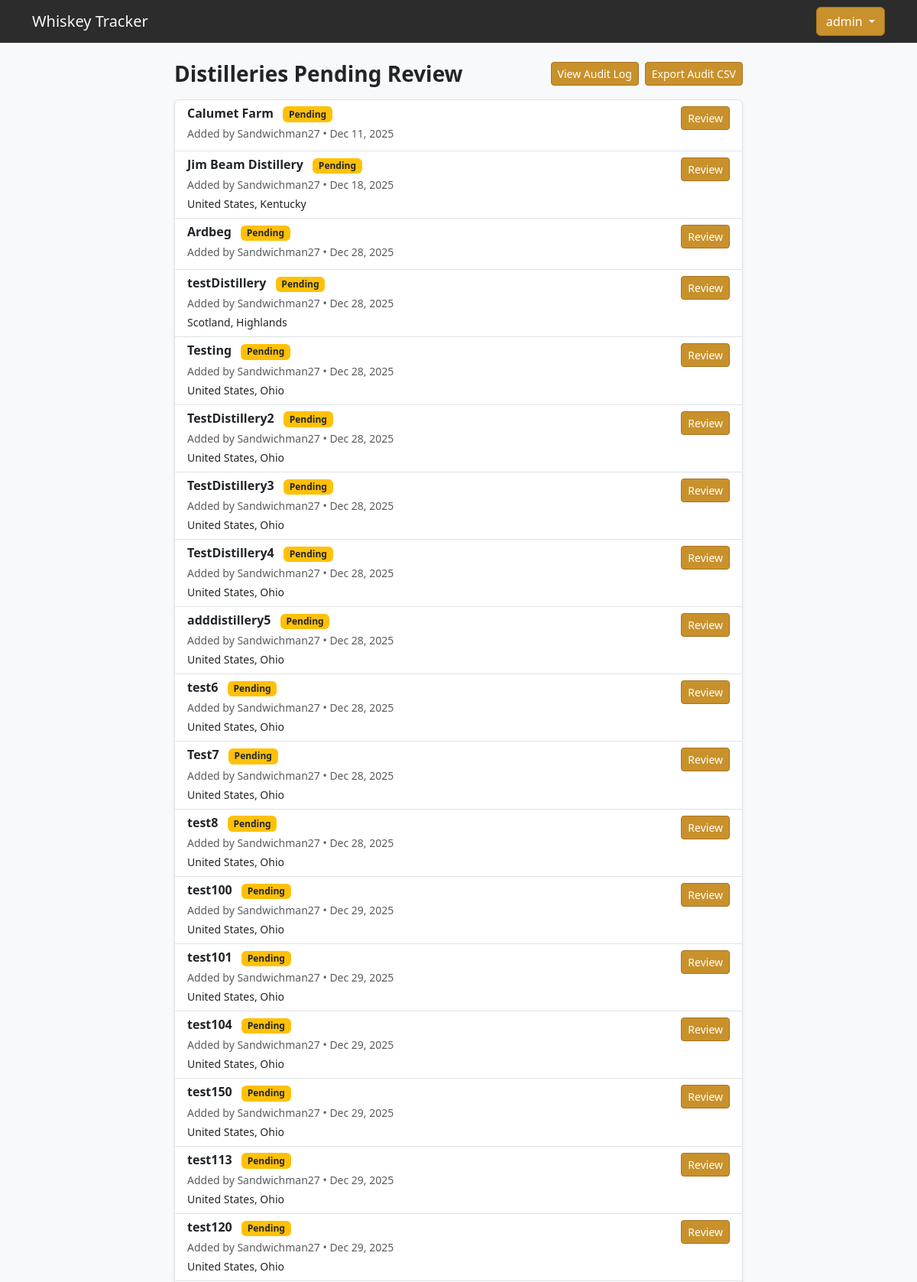
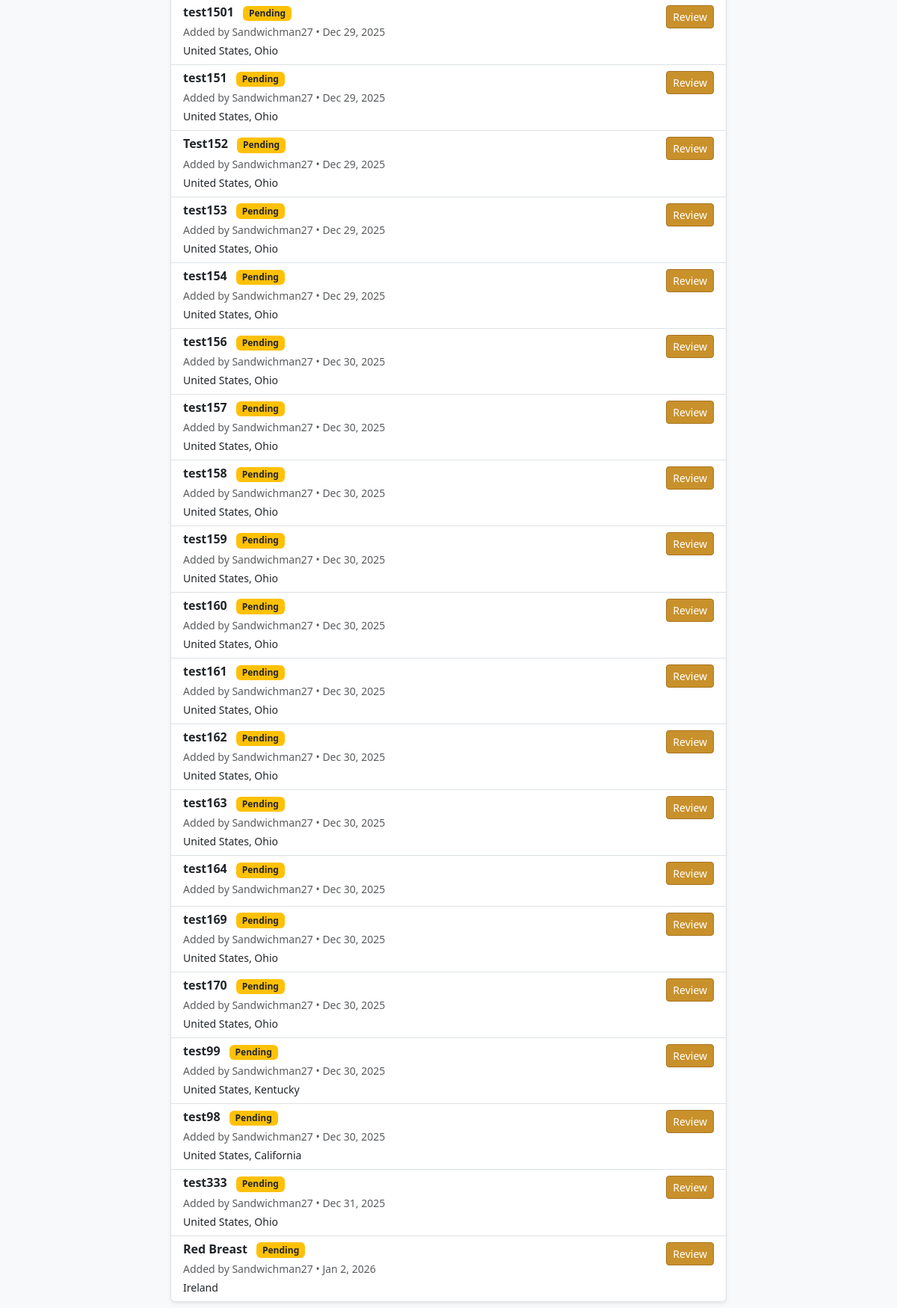
The page /distilleries/review/ (signed in) on the database its author committed (2 pictures, top to bottom).
### accounts/models.py (models this page shows, shortened)
class Distillery(models.Model):
    name = models.CharField(max_length=255, unique=True)
    country = models.CharField(max_length=100, blank=True, null=True)
    region = models.CharField(max_length=150, blank=True, null=True)
    climate = models.CharField(max_length=50, blank=True, null=True)
    is_verified = models.BooleanField(default=False)
    duplicate_of = models.ForeignKey(
        "self",
        null=True,
        blank=True,
        on_delete=models.SET_NULL,
        related_name="duplicates",
        help_text="If this distillery is a duplicate, point to the canonical distillery."
    )
    added_by = models.ForeignKey(
        User,
        null=True,
        blank=True,
        on_delete=models.SET_NULL
    )
    created_at = models.DateTimeField(auto_now_add=True)
    @property
    def is_pending(self):
        return not self.is_verified and self.duplicate_of is None
    def canonical(self):
        """
        Always return the canonical distillery.
        Safe to call everywhere (views, templates, admin).
        """
        return self.duplicate_of or self
    class Meta:
        permissions = [
            ("can_review_distillery", "Can review and approve distilleries"),
        ]

### accounts/views.py (the view)
# urls.py: path("distilleries/review/",views.distillery_review_list,name="distillery_review_list"),
@login_required
@permission_required("accounts.can_review_distillery")
def distillery_review_list(request):
    distilleries = Distillery.objects.filter(
        is_verified=False,
        duplicate_of__isnull=True
    ).order_by("created_at")
    return render(request, "accounts/review_list.html", {
        "distilleries": distilleries
    })

### accounts/templates/accounts/review_list.html (shortened to what this page needs)
{% extends "base.html" %}
{% block content %}
<div class="col-lg-8 offset-lg-2 mt-4">
    <div class="d-flex justify-content-between align-items-center mb-3">
        <h3 class="fw-bold mb-0">Distilleries Pending Review</h3>
        <div class="d-flex gap-2">
            <button class="btn btn-sm btn-whiskey"
                    data-bs-toggle="modal"
                    data-bs-target="#auditLogModal">
                View Audit Log
            </button>
            <a href="{% url 'export_distillery_audit_csv' %}"
               class="btn btn-sm btn-whiskey">
                Export Audit CSV
            </a>
        </div>
    </div>
    {% if distilleries %}
        <div class="list-group shadow-sm">
            {% for d in distilleries %}
            <div class="list-group-item">
                <div class="d-flex justify-content-between align-items-start">
                    <div>
                        <h6 class="fw-bold mb-1">
                            {{ d.name }}
                            {% if d.is_pending %}
                                <span class="badge bg-warning text-dark ms-2">
                                    Pending
                                </span>
                            {% endif %}
                        </h6>
                        <p class="text-muted small mb-1">
                            Added by {{ d.added_by|default:"Unknown" }}
                            • {{ d.created_at|date:"M j, Y" }}
                        </p>
                        {% if d.country or d.region %}
                        <p class="small mb-0">
                            {{ d.country }}{% if d.region %}, {{ d.region }}{% endif %}
                        </p>
                        {% endif %}
                    </div>
                    <a href="{% url 'distillery_review_detail' d.id %}"
                       class="btn btn-sm btn-whiskey">
                        Review
                    </a>
                </div>
            </div>
            {% endfor %}
        </div>
    {% else %}
        <p class="text-muted">No distilleries are waiting for review.</p>
    {% endif %}
</div>
{% endblock %}

### accounts/templates/base.html (shortened to what this page needs)
<!DOCTYPE html>
<html lang="en">
<head>
    <link
        href="https://cdn.jsdelivr.net/npm/bootstrap@5.3.2/dist/css/bootstrap.min.css"
        rel="stylesheet"
    >
    <link rel="stylesheet" href="https://cdn.jsdelivr.net/npm/bootstrap-icons@1.11.1/font/bootstrap-icons.css">
</head>
<body class="bg-light">
<nav class="navbar navbar-expand-lg" style="background-color: #2C2C2C;">
    <div class="container">
        <a class="navbar-brand text-light" href="/">Whiskey Tracker</a>
        <div>
        {% if user.is_authenticated %}
            <div class="dropdown">
                <button class="btn btn-whiskey dropdown-toggle" type="button" id="userMenu" data-bs-toggle="dropdown" aria-expanded="false">
                    {{ user.username }}
                </button>
            </div>
        {% else %}
            <a class="btn btn-whiskey me-2" href="/login/">Login</a>
            <a class="btn btn-whiskey" href="/register/">Register</a>
        {% endif %}
        </div>
    </div>
</nav>
<div class="container">
    {% block content %}{% endblock %}
</div>
</body>
</html>

### accounts/templates/base.html (style rules this page uses)
.btn-whiskey { background-color: #c9912b; border-color: #a8731f; color: white; }

### rows shown on the page
Distillery: name "Calumet Farm", is_verified "Pending", added_by "Sandwichman27", created_at "Dec 11, 2025"
Distillery: name "Jim Beam Distillery", is_verified "Pending", added_by "Sandwichman27", created_at "Dec 18, 2025", country "United States", region "Kentucky"
Distillery: name "Ardbeg", is_verified "Pending", added_by "Sandwichman27", created_at "Dec 28, 2025"
Distillery: name "testDistillery", is_verified "Pending", added_by "Sandwichman27", created_at "Dec 28, 2025", country "Scotland", region "Highlands"
Distillery: name "Testing", is_verified "Pending", added_by "Sandwichman27", created_at "Dec 28, 2025", country "United States", region "Ohio"
Distillery: name "TestDistillery2", is_verified "Pending", added_by "Sandwichman27", created_at "Dec 28, 2025", country "United States", region "Ohio"
Distillery: name "TestDistillery3", is_verified "Pending", added_by "Sandwichman27", created_at "Dec 28, 2025", country "United States", region "Ohio"
Distillery: name "TestDistillery4", is_verified "Pending", added_by "Sandwichman27", created_at "Dec 28, 2025", country "United States", region "Ohio"
Distillery: name "adddistillery5", is_verified "Pending", added_by "Sandwichman27", created_at "Dec 28, 2025", country "United States", region "Ohio"
Distillery: name "test6", is_verified "Pending", added_by "Sandwichman27", created_at "Dec 28, 2025", country "United States", region "Ohio"
Distillery: name "Test7", is_verified "Pending", added_by "Sandwichman27", created_at "Dec 28, 2025", country "United States", region "Ohio"
Distillery: name "test8", is_verified "Pending", added_by "Sandwichman27", created_at "Dec 28, 2025", country "United States", region "Ohio"
Distillery: name "test100", is_verified "Pending", added_by "Sandwichman27", created_at "Dec 29, 2025", country "United States", region "Ohio"
Distillery: name "test101", is_verified "Pending", added_by "Sandwichman27", created_at "Dec 29, 2025", country "United States", region "Ohio"
Distillery: name "test104", is_verified "Pending", added_by "Sandwichman27", created_at "Dec 29, 2025", country "United States", region "Ohio"
Distillery: name "test150", is_verified "Pending", added_by "Sandwichman27", created_at "Dec 29, 2025", country "United States", region "Ohio"
Distillery: name "test113", is_verified "Pending", added_by "Sandwichman27", created_at "Dec 29, 2025", country "United States", region "Ohio"
Distillery: name "test120", is_verified "Pending", added_by "Sandwichman27", created_at "Dec 29, 2025", country "United States", region "Ohio"
Distillery: name "test1501", is_verified "Pending", added_by "Sandwichman27", created_at "Dec 29, 2025", country "United States", region "Ohio"
Distillery: name "test151", is_verified "Pending", added_by "Sandwichman27", created_at "Dec 29, 2025", country "United States", region "Ohio"
Distillery: name "Test152", is_verified "Pending", added_by "Sandwichman27", created_at "Dec 29, 2025", country "United States", region "Ohio"
Distillery: name "test153", is_verified "Pending", added_by "Sandwichman27", created_at "Dec 29, 2025", country "United States", region "Ohio"
Distillery: name "test154", is_verified "Pending", added_by "Sandwichman27", created_at "Dec 29, 2025", country "United States", region "Ohio"
Distillery: name "test156", is_verified "Pending", added_by "Sandwichman27", created_at "Dec 30, 2025", country "United States", region "Ohio"
Distillery: name "test157", is_verified "Pending", added_by "Sandwichman27", created_at "Dec 30, 2025", country "United States", region "Ohio"
Distillery: name "test158", is_verified "Pending", added_by "Sandwichman27", created_at "Dec 30, 2025", country "United States", region "Ohio"
Distillery: name "test159", is_verified "Pending", added_by "Sandwichman27", created_at "Dec 30, 2025", country "United States", region "Ohio"
Distillery: name "test160", is_verified "Pending", added_by "Sandwichman27", created_at "Dec 30, 2025", country "United States", region "Ohio"
Distillery: name "test161", is_verified "Pending", added_by "Sandwichman27", created_at "Dec 30, 2025", country "United States", region "Ohio"
Distillery: name "test162", is_verified "Pending", added_by "Sandwichman27", created_at "Dec 30, 2025", country "United States", region "Ohio"
Distillery: name "test163", is_verified "Pending", added_by "Sandwichman27", created_at "Dec 30, 2025", country "United States", region "Ohio"
Distillery: name "test164", is_verified "Pending", added_by "Sandwichman27", created_at "Dec 30, 2025"
Distillery: name "test169", is_verified "Pending", added_by "Sandwichman27", created_at "Dec 30, 2025", country "United States", region "Ohio"
Distillery: name "test170", is_verified "Pending", added_by "Sandwichman27", created_at "Dec 30, 2025", country "United States", region "Ohio"
Distillery: name "test99", is_verified "Pending", added_by "Sandwichman27", created_at "Dec 30, 2025", country "United States", region "Kentucky"
Distillery: name "test98", is_verified "Pending", added_by "Sandwichman27", created_at "Dec 30, 2025", country "United States", region "California"
Distillery: name "test333", is_verified "Pending", added_by "Sandwichman27", created_at "Dec 31, 2025", country "United States", region "Ohio"
Distillery: name "Red Breast", is_verified "Pending", added_by "Sandwichman27", created_at "Jan 2, 2026", country "Ireland"

### other values the page prints
{{ user.username }} "admin"
